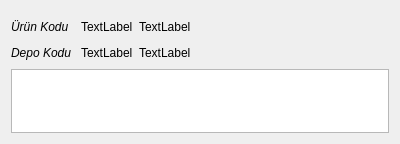
<?xml version="1.0" encoding="UTF-8"?>
<ui version="4.0">
 <class>STOK_GELEN_SERI_NO_FISI</class>
 <widget class="QDialog" name="STOK_GELEN_SERI_NO_FISI">
  <property name="geometry">
   <rect>
    <x>0</x>
    <y>0</y>
    <width>400</width>
    <height>144</height>
   </rect>
  </property>
  <property name="sizePolicy">
   <sizepolicy hsizetype="Expanding" vsizetype="Expanding">
    <horstretch>0</horstretch>
    <verstretch>0</verstretch>
   </sizepolicy>
  </property>
  <property name="minimumSize">
   <size>
    <width>400</width>
    <height>140</height>
   </size>
  </property>
  <property name="windowTitle">
   <string>Serı Numaraları Giriş</string>
  </property>
  <layout class="QGridLayout" name="gridLayout_3" rowstretch="1,1,1,40,1">
   <property name="sizeConstraint">
    <enum>QLayout::SetNoConstraint</enum>
   </property>
   <item row="0" column="0">
    <widget class="QWidget" name="navigation_button_widget" native="true">
     <property name="sizePolicy">
      <sizepolicy hsizetype="Expanding" vsizetype="Fixed">
       <horstretch>0</horstretch>
       <verstretch>0</verstretch>
      </sizepolicy>
     </property>
    </widget>
   </item>
   <item row="1" column="0">
    <layout class="QGridLayout" name="gridLayout" columnstretch="1,1,3,5">
     <item row="0" column="0">
      <widget class="QLabel" name="label_1">
       <property name="sizePolicy">
        <sizepolicy hsizetype="Fixed" vsizetype="Fixed">
         <horstretch>0</horstretch>
         <verstretch>0</verstretch>
        </sizepolicy>
       </property>
       <property name="font">
        <font>
         <italic>true</italic>
        </font>
       </property>
       <property name="text">
        <string>Ürün Kodu  </string>
       </property>
      </widget>
     </item>
     <item row="0" column="1">
      <widget class="QLabel" name="label_urun_kodu">
       <property name="sizePolicy">
        <sizepolicy hsizetype="Expanding" vsizetype="Fixed">
         <horstretch>0</horstretch>
         <verstretch>0</verstretch>
        </sizepolicy>
       </property>
       <property name="text">
        <string>TextLabel</string>
       </property>
      </widget>
     </item>
     <item row="0" column="2">
      <widget class="QLabel" name="label_urun_adi">
       <property name="sizePolicy">
        <sizepolicy hsizetype="Expanding" vsizetype="Fixed">
         <horstretch>0</horstretch>
         <verstretch>0</verstretch>
        </sizepolicy>
       </property>
       <property name="text">
        <string>TextLabel</string>
       </property>
      </widget>
     </item>
     <item row="0" column="3">
      <spacer name="horizontalSpacer">
       <property name="orientation">
        <enum>Qt::Horizontal</enum>
       </property>
       <property name="sizeHint" stdset="0">
        <size>
         <width>40</width>
         <height>20</height>
        </size>
       </property>
      </spacer>
     </item>
    </layout>
   </item>
   <item row="2" column="0">
    <layout class="QGridLayout" name="gridLayout_2" columnstretch="1,1,3,5">
     <item row="0" column="0">
      <widget class="QLabel" name="label_5">
       <property name="sizePolicy">
        <sizepolicy hsizetype="Fixed" vsizetype="Fixed">
         <horstretch>0</horstretch>
         <verstretch>0</verstretch>
        </sizepolicy>
       </property>
       <property name="font">
        <font>
         <italic>true</italic>
        </font>
       </property>
       <property name="text">
        <string>Depo Kodu </string>
       </property>
      </widget>
     </item>
     <item row="0" column="3">
      <spacer name="horizontalSpacer_2">
       <property name="orientation">
        <enum>Qt::Horizontal</enum>
       </property>
       <property name="sizeHint" stdset="0">
        <size>
         <width>40</width>
         <height>20</height>
        </size>
       </property>
      </spacer>
     </item>
     <item row="0" column="1">
      <widget class="QLabel" name="label_depo_kodu">
       <property name="sizePolicy">
        <sizepolicy hsizetype="Expanding" vsizetype="Fixed">
         <horstretch>0</horstretch>
         <verstretch>0</verstretch>
        </sizepolicy>
       </property>
       <property name="text">
        <string>TextLabel</string>
       </property>
      </widget>
     </item>
     <item row="0" column="2">
      <widget class="QLabel" name="label_depo_adi">
       <property name="sizePolicy">
        <sizepolicy hsizetype="Expanding" vsizetype="Fixed">
         <horstretch>0</horstretch>
         <verstretch>0</verstretch>
        </sizepolicy>
       </property>
       <property name="text">
        <string>TextLabel</string>
       </property>
      </widget>
     </item>
    </layout>
   </item>
   <item row="3" column="0">
    <widget class="QTableWidget" name="tableWidget_seri_numaralari"/>
   </item>
   <item row="4" column="0">
    <spacer name="verticalSpacer">
     <property name="orientation">
      <enum>Qt::Vertical</enum>
     </property>
     <property name="sizeHint" stdset="0">
      <size>
       <width>20</width>
       <height>40</height>
      </size>
     </property>
    </spacer>
   </item>
  </layout>
 </widget>
 <tabstops>
  <tabstop>tableWidget_seri_numaralari</tabstop>
 </tabstops>
 <resources/>
 <connections/>
</ui>
